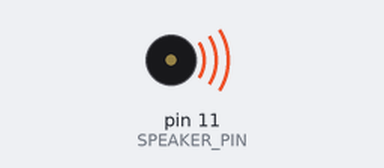
A sketch run on a simulated Arduino Uno, built with avr-gcc and run on an emulated ATmega328P. On the bench: buzzer (waves = sounding).

Above: at 1.0 s.
At 9.7 s:
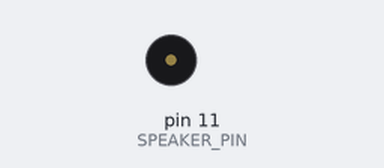
Timing chart, 0 to 13.3 s (numbered marks = the images above):
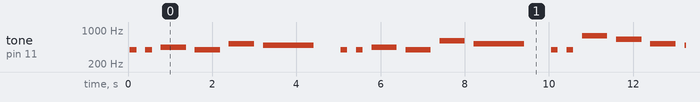

The sketch:

Happy_Birthday.ino
```cpp
// Audio out pin
int SPEAKER_PIN = 11;

// The number of notes
int length = 28;

// Notes for the 'Happy Birthday' tune
char notes[] = "GGAGcB GGAGdc GGxecBA yyecdc";

// Note beat durations - 2 for quaver, 8 for crotchet, 16 for minim
int beats[] = {2,2,8,8,8,16,1,2,2,8,8,8,16,1,2,2,8,8,8,8,16,1,2,2,8,8,8,16};

// Time delay between notes
int tempo = 220;

// Write the tone output to the audio out pin on the board
void playTone(int tone, int duration) {
  for (long i = 0; i < duration * 1000L; i += tone * 2) {
     digitalWrite(SPEAKER_PIN, HIGH);
     delayMicroseconds(tone);
     digitalWrite(SPEAKER_PIN, LOW);
     delayMicroseconds(tone);
  }
}

void playNote(char note, int duration) {
  char names[] = {'C', 'D', 'E', 'F', 'G', 'A', 'B',

                   'c', 'd', 'e', 'f', 'g', 'a', 'b',

                   'x', 'y' };


  // Frequencies of each note
  int tones[] = { 1915, 1700, 1519, 1432, 1275, 1136, 1014,

                  956,  834,  765,  593,  468,  346,  224,

                   655 , 715 };

  // Speed
  int SPEED = 3;

  // Play the tone corresponding to the note name
  for (int i = 0; i < 17; i++) {
    if (names[i] == note) {
      int newduration = duration/SPEED;
      playTone(tones[i], newduration);
    }
  }
}

// Mandatory method for setting up the audio out pin on the board
void setup() {
  pinMode(SPEAKER_PIN, OUTPUT);
}

// Mandatory method for the program to run - infinitely!
void loop() {
  for (int i = 0; i < length; i++) {
    if (notes[i] == ' ') {
      delay(beats[i] * tempo);
    } else {
      playNote(notes[i], beats[i] * tempo);
    }

    // Time delay between notes
    delay(tempo);
  }
}
```

Measured:
- by itself, tone on pin 11 (SPEAKER_PIN): plays 391 Hz for 0.16 s, 391 Hz for 0.16 s, 438 Hz for 0.60 s, 391 Hz for 0.60 s, 521 Hz for 0.60 s, 491 Hz for 1.2 s … (161 notes in this stretch)
